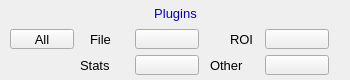
<?xml version="1.0" ?>
<ui version="4.0">
  <class>Dialog</class>
  <widget class="QWidget" name="screen">
    <property name="geometry">
      <rect>
        <x>141</x>
        <y>292</y>
        <width>350</width>
        <height>80</height>
      </rect>
    </property>
    <property name="styleSheet">
      <string notr="true">QWidget#screen {
  color: rgb(0, 0, 0);
  background-color: rgb(187, 187, 187);
  }</string>
    </property>
    <property name="windowTitle">
      <string>ADPlugins</string>
    </property>
    <widget class="QLabel" name="text">
      <property name="geometry">
        <rect>
          <x>122</x>
          <y>10</y>
          <width>1</width>
          <height>40</height>
        </rect>
      </property>
      <property name="text">
        <string/>
      </property>
      <property name="font" stdset="0">
        <font>
          <pointsize>10</pointsize>
        </font>
      </property>
      <property name="brush" stdset="0">
        <brush brushstyle="SolidPattern">
          <color alpha="255">
            <red>0</red>
            <green>0</green>
            <blue>0</blue>
          </color>
        </brush>
      </property>
      <property name="toolTip">
        <string>text</string>
      </property>
      <property name="alignment">
        <set>Qt::AlignLeading|Qt::AlignLeft|Qt::AlignVCenter</set>
      </property>
      <property name="styleSheet">
        <string notr="true">QLabel#text {
  color: rgb(0, 0, 0);
  }</string>
      </property>
    </widget>
    <widget class="PyDMDrawingRectangle" name="rectangle">
      <property name="geometry">
        <rect>
          <x>0</x>
          <y>0</y>
          <width>350</width>
          <height>80</height>
        </rect>
      </property>
      <property name="brush" stdset="0">
        <brush brushstyle="NoBrush">
          <color alpha="255">
            <red>0</red>
            <green>0</green>
            <blue>0</blue>
          </color>
        </brush>
      </property>
      <property name="penStyle" stdset="0">
        <enum>Qt::SolidLine</enum>
      </property>
      <property name="penColor" stdset="0">
        <color>
          <red>0</red>
          <green>0</green>
          <blue>0</blue>
        </color>
      </property>
      <property name="penWidth" stdset="0">
        <double>1</double>
      </property>
      <property name="penCapStyle" stdset="0">
        <enum>Qt::FlatCap</enum>
      </property>
      <property name="toolTip">
        <string>rectangle</string>
      </property>
    </widget>
    <widget class="PyDMDrawingRectangle" name="rectangle_1">
      <property name="geometry">
        <rect>
          <x>122</x>
          <y>2</y>
          <width>107</width>
          <height>21</height>
        </rect>
      </property>
      <property name="brush" stdset="0">
        <brush brushstyle="SolidPattern">
          <color alpha="255">
            <red>218</red>
            <green>218</green>
            <blue>218</blue>
          </color>
        </brush>
      </property>
      <property name="penStyle" stdset="0">
        <enum>Qt::SolidLine</enum>
      </property>
      <property name="penColor" stdset="0">
        <color>
          <red>218</red>
          <green>218</green>
          <blue>218</blue>
        </color>
      </property>
      <property name="penWidth" stdset="0">
        <double>0</double>
      </property>
      <property name="penCapStyle" stdset="0">
        <enum>Qt::FlatCap</enum>
      </property>
      <property name="toolTip">
        <string>rectangle_1</string>
      </property>
    </widget>
    <widget class="QLabel" name="text_1">
      <property name="geometry">
        <rect>
          <x>94</x>
          <y>3</y>
          <width>163</width>
          <height>20</height>
        </rect>
      </property>
      <property name="text">
        <string>Plugins</string>
      </property>
      <property name="font" stdset="0">
        <font>
          <pointsize>10</pointsize>
        </font>
      </property>
      <property name="brush" stdset="0">
        <brush brushstyle="SolidPattern">
          <color alpha="255">
            <red>10</red>
            <green>0</green>
            <blue>184</blue>
          </color>
        </brush>
      </property>
      <property name="toolTip">
        <string>text_1</string>
      </property>
      <property name="alignment">
        <set>Qt::AlignCenter</set>
      </property>
      <property name="styleSheet">
        <string notr="true">QLabel#text_1 {
  color: rgb(10, 0, 184);
  }</string>
      </property>
    </widget>
    <widget class="QLabel" name="text_2">
      <property name="geometry">
        <rect>
          <x>90</x>
          <y>29</y>
          <width>40</width>
          <height>20</height>
        </rect>
      </property>
      <property name="text">
        <string>File</string>
      </property>
      <property name="font" stdset="0">
        <font>
          <pointsize>10</pointsize>
        </font>
      </property>
      <property name="brush" stdset="0">
        <brush brushstyle="SolidPattern">
          <color alpha="255">
            <red>0</red>
            <green>0</green>
            <blue>0</blue>
          </color>
        </brush>
      </property>
      <property name="toolTip">
        <string>text_2</string>
      </property>
      <property name="alignment">
        <set>Qt::AlignLeading|Qt::AlignLeft|Qt::AlignVCenter</set>
      </property>
      <property name="styleSheet">
        <string notr="true">QLabel#text_2 {
  color: rgb(0, 0, 0);
  }</string>
      </property>
    </widget>
    <widget class="QLabel" name="text_3">
      <property name="geometry">
        <rect>
          <x>230</x>
          <y>29</y>
          <width>30</width>
          <height>20</height>
        </rect>
      </property>
      <property name="text">
        <string>ROI</string>
      </property>
      <property name="font" stdset="0">
        <font>
          <pointsize>10</pointsize>
        </font>
      </property>
      <property name="brush" stdset="0">
        <brush brushstyle="SolidPattern">
          <color alpha="255">
            <red>0</red>
            <green>0</green>
            <blue>0</blue>
          </color>
        </brush>
      </property>
      <property name="toolTip">
        <string>text_3</string>
      </property>
      <property name="alignment">
        <set>Qt::AlignLeading|Qt::AlignLeft|Qt::AlignVCenter</set>
      </property>
      <property name="styleSheet">
        <string notr="true">QLabel#text_3 {
  color: rgb(0, 0, 0);
  }</string>
      </property>
    </widget>
    <widget class="QLabel" name="text_4">
      <property name="geometry">
        <rect>
          <x>80</x>
          <y>55</y>
          <width>50</width>
          <height>20</height>
        </rect>
      </property>
      <property name="text">
        <string>Stats</string>
      </property>
      <property name="font" stdset="0">
        <font>
          <pointsize>10</pointsize>
        </font>
      </property>
      <property name="brush" stdset="0">
        <brush brushstyle="SolidPattern">
          <color alpha="255">
            <red>0</red>
            <green>0</green>
            <blue>0</blue>
          </color>
        </brush>
      </property>
      <property name="toolTip">
        <string>text_4</string>
      </property>
      <property name="alignment">
        <set>Qt::AlignLeading|Qt::AlignLeft|Qt::AlignVCenter</set>
      </property>
      <property name="styleSheet">
        <string notr="true">QLabel#text_4 {
  color: rgb(0, 0, 0);
  }</string>
      </property>
    </widget>
    <widget class="QLabel" name="text_5">
      <property name="geometry">
        <rect>
          <x>210</x>
          <y>55</y>
          <width>50</width>
          <height>20</height>
        </rect>
      </property>
      <property name="text">
        <string>Other</string>
      </property>
      <property name="font" stdset="0">
        <font>
          <pointsize>10</pointsize>
        </font>
      </property>
      <property name="brush" stdset="0">
        <brush brushstyle="SolidPattern">
          <color alpha="255">
            <red>0</red>
            <green>0</green>
            <blue>0</blue>
          </color>
        </brush>
      </property>
      <property name="toolTip">
        <string>text_5</string>
      </property>
      <property name="alignment">
        <set>Qt::AlignLeading|Qt::AlignLeft|Qt::AlignVCenter</set>
      </property>
      <property name="styleSheet">
        <string notr="true">QLabel#text_5 {
  color: rgb(0, 0, 0);
  }</string>
      </property>
    </widget>
    <widget class="PyDMRelatedDisplayButton" name="related_display">
      <property name="geometry">
        <rect>
          <x>135</x>
          <y>29</y>
          <width>64</width>
          <height>20</height>
        </rect>
      </property>
      <property name="showIcon" stdset="0">
        <bool>true</bool>
      </property>
      <property name="font" stdset="0">
        <font>
          <pointsize>10</pointsize>
        </font>
      </property>
      <property name="styleSheet">
        <string notr="true">PyDMRelatedDisplayButton#related_display {
  color: rgb(0, 0, 0);
  background-color: rgb(115, 223, 255);
  }</string>
      </property>
      <property name="titles" stdset="0">
        <stringlist>
          <string>netCDF file #1</string>
          <string>TIFF file #1</string>
          <string>JPEG file #1</string>
          <string>NeXus file #1</string>
          <string>Magick file #1</string>
          <string>HDF5 file #1</string>
          <string>Null file #1</string>
        </stringlist>
      </property>
      <property name="filenames" stdset="0">
        <stringlist>
          <string>NetCDFPlugin_V21.ui</string>
          <string>TIFFPlugin_V21.ui</string>
          <string>JPEGPlugin_V21.ui</string>
          <string>NexusPlugin_V21.ui</string>
          <string>MagickPlugin_V21.ui</string>
          <string>HDF5Plugin_V21.ui</string>
          <string>NullPlugin_V21.ui</string>
        </stringlist>
      </property>
      <property name="macros" stdset="0">
        <stringlist>
          <string>P=${P}, R=netCDF1:</string>
          <string>P=${P}, R=TIFF1:</string>
          <string>P=${P}, R=JPEG1:</string>
          <string>P=${P}, R=Nexus1:</string>
          <string>P=${P}, R=Magick1:</string>
          <string>P=${P}, R=HDF1:</string>
          <string>P=${P}, R=Null1:</string>
        </stringlist>
      </property>
      <property name="openInNewWindow" stdset="0">
        <bool>true</bool>
      </property>
    </widget>
    <widget class="PyDMRelatedDisplayButton" name="related_display_1">
      <property name="geometry">
        <rect>
          <x>135</x>
          <y>55</y>
          <width>64</width>
          <height>20</height>
        </rect>
      </property>
      <property name="showIcon" stdset="0">
        <bool>true</bool>
      </property>
      <property name="font" stdset="0">
        <font>
          <pointsize>10</pointsize>
        </font>
      </property>
      <property name="styleSheet">
        <string notr="true">PyDMRelatedDisplayButton#related_display_1 {
  color: rgb(0, 0, 0);
  background-color: rgb(115, 223, 255);
  }</string>
      </property>
      <property name="titles" stdset="0">
        <stringlist>
          <string>Statistics #1</string>
          <string>Statistics #2</string>
          <string>Statistics #3</string>
          <string>Statistics #4</string>
          <string>Statistics #5</string>
          <string>Statistics 1-5</string>
        </stringlist>
      </property>
      <property name="filenames" stdset="0">
        <stringlist>
          <string>StatsPlugin_V21.ui</string>
          <string>StatsPlugin_V21.ui</string>
          <string>StatsPlugin_V21.ui</string>
          <string>StatsPlugin_V21.ui</string>
          <string>StatsPlugin_V21.ui</string>
          <string>Stats5_V21.ui</string>
        </stringlist>
      </property>
      <property name="macros" stdset="0">
        <stringlist>
          <string>P=${P}, R=Stats1:</string>
          <string>P=${P}, R=Stats2:</string>
          <string>P=${P}, R=Stats3:</string>
          <string>P=${P}, R=Stats4:</string>
          <string>P=${P}, R=Stats5:</string>
          <string>P=${P}, R1=Stats1:,R2=Stats2:,R3=Stats3:,R4=Stats4:,R5=Stats5:</string>
        </stringlist>
      </property>
      <property name="openInNewWindow" stdset="0">
        <bool>true</bool>
      </property>
    </widget>
    <widget class="PyDMRelatedDisplayButton" name="related_display_2">
      <property name="geometry">
        <rect>
          <x>265</x>
          <y>29</y>
          <width>64</width>
          <height>20</height>
        </rect>
      </property>
      <property name="showIcon" stdset="0">
        <bool>true</bool>
      </property>
      <property name="font" stdset="0">
        <font>
          <pointsize>10</pointsize>
        </font>
      </property>
      <property name="styleSheet">
        <string notr="true">PyDMRelatedDisplayButton#related_display_2 {
  color: rgb(0, 0, 0);
  background-color: rgb(115, 223, 255);
  }</string>
      </property>
      <property name="titles" stdset="0">
        <stringlist>
          <string>ROI #1</string>
          <string>ROI #2</string>
          <string>ROI #3</string>
          <string>ROI #4</string>
          <string>ROI 1-4 combined</string>
        </stringlist>
      </property>
      <property name="filenames" stdset="0">
        <stringlist>
          <string>ROIPlugin_V21.ui</string>
          <string>ROIPlugin_V21.ui</string>
          <string>ROIPlugin_V21.ui</string>
          <string>ROIPlugin_V21.ui</string>
          <string>ROI4_V21.ui</string>
        </stringlist>
      </property>
      <property name="macros" stdset="0">
        <stringlist>
          <string>P=${P}, R=ROI1:</string>
          <string>P=${P}, R=ROI2:</string>
          <string>P=${P}, R=ROI3:</string>
          <string>P=${P}, R=ROI4:</string>
          <string>P=${P}, R1=ROI1:,R2=ROI2:, R3=ROI3:,R4=ROI4:</string>
        </stringlist>
      </property>
      <property name="openInNewWindow" stdset="0">
        <bool>true</bool>
      </property>
    </widget>
    <widget class="PyDMRelatedDisplayButton" name="related_display_3">
      <property name="geometry">
        <rect>
          <x>265</x>
          <y>55</y>
          <width>64</width>
          <height>20</height>
        </rect>
      </property>
      <property name="showIcon" stdset="0">
        <bool>true</bool>
      </property>
      <property name="font" stdset="0">
        <font>
          <pointsize>10</pointsize>
        </font>
      </property>
      <property name="styleSheet">
        <string notr="true">PyDMRelatedDisplayButton#related_display_3 {
  color: rgb(0, 0, 0);
  background-color: rgb(115, 223, 255);
  }</string>
      </property>
      <property name="titles" stdset="0">
        <stringlist>
          <string>Image #1</string>
          <string>Process #1</string>
          <string>Transform #1</string>
          <string>Color convert #1</string>
          <string>Color convert #2</string>
          <string>Overlay #1</string>
          <string>Overlays 1-8</string>
          <string>Scan #1</string>
          <string>Acquire Sequence</string>
        </stringlist>
      </property>
      <property name="filenames" stdset="0">
        <stringlist>
          <string>ImagePlugin_V21.ui</string>
          <string>ProcessPlugin_V21.ui</string>
          <string>TransformPlugin_V21.ui</string>
          <string>ColorConvertPlugin_V21.ui</string>
          <string>ColorConvertPlugin_V21.ui</string>
          <string>OverlayPlugin_V21.ui</string>
          <string>Overlay8_V21.ui</string>
          <string>scan_more.ui</string>
          <string>yySseq.ui</string>
        </stringlist>
      </property>
      <property name="macros" stdset="0">
        <stringlist>
          <string>P=${P}, R=image1:</string>
          <string>P=${P}, R=Proc1:</string>
          <string>P=${P}, R=Trans1:</string>
          <string>P=${P}, R=CC1:</string>
          <string>P=${P}, R=CC2:</string>
          <string>P=${P}, R=Over1:</string>
          <string>P=${P}, R=Over1:,O1=Over1:1:,O2=Over1:2:,O3=Over1:3:,O4=Over1:4:,O5=Over1:5:,O6=Over1:6:,O7=Over1:7:,O8=Over1:8:</string>
          <string>P=${P}, S=scan1, N=1</string>
          <string>P=${P}, S=AcquireSequence</string>
        </stringlist>
      </property>
      <property name="openInNewWindow" stdset="0">
        <bool>true</bool>
      </property>
    </widget>
    <widget class="PyDMRelatedDisplayButton" name="related_display_4">
      <property name="geometry">
        <rect>
          <x>10</x>
          <y>29</y>
          <width>64</width>
          <height>20</height>
        </rect>
      </property>
      <property name="toolTip">
        <string>All</string>
      </property>
      <property name="text">
        <string>All</string>
      </property>
      <property name="showIcon" stdset="0">
        <bool>false</bool>
      </property>
      <property name="font" stdset="0">
        <font>
          <pointsize>10</pointsize>
        </font>
      </property>
      <property name="styleSheet">
        <string notr="true">PyDMRelatedDisplayButton#related_display_4 {
  color: rgb(0, 0, 0);
  background-color: rgb(115, 223, 255);
  }</string>
      </property>
      <property name="titles" stdset="0">
        <stringlist>
          <string>Common plugins</string>
        </stringlist>
      </property>
      <property name="filenames" stdset="0">
        <stringlist>
          <string>CommonPlugins_V21.ui</string>
        </stringlist>
      </property>
      <property name="macros" stdset="0">
        <stringlist>
          <string>P=${P}</string>
        </stringlist>
      </property>
      <property name="openInNewWindow" stdset="0">
        <bool>true</bool>
      </property>
    </widget>
  </widget>
  <customwidgets>
    <customwidget>
      <class>PyDMLabel</class>
      <extends>QLabel</extends>
      <header>pydm.widgets.label</header>
    </customwidget>
    <customwidget>
      <class>PyDMDrawingRectangle</class>
      <extends>QWidget</extends>
      <header>pydm.widgets.drawing</header>
    </customwidget>
    <customwidget>
      <class>PyDMRelatedDisplayButton</class>
      <extends>QPushButton</extends>
      <header>pydm.widgets.related_display_button</header>
    </customwidget>
  </customwidgets>
</ui>
